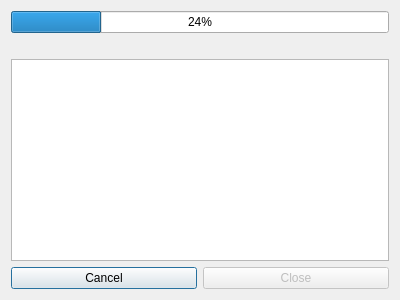
<ui version="4.0" >
 <class>OutputDialog</class>
 <widget class="QDialog" name="OutputDialog" >
  <property name="geometry" >
   <rect>
    <x>0</x>
    <y>0</y>
    <width>400</width>
    <height>300</height>
   </rect>
  </property>
  <property name="windowTitle" >
   <string>Git Ouput</string>
  </property>
  <layout class="QVBoxLayout" >
   <item>
    <widget class="QProgressBar" name="progressBar" >
     <property name="value" >
      <number>24</number>
     </property>
    </widget>
   </item>
   <item>
    <widget class="QLabel" name="status" >
     <property name="text" >
      <string/>
     </property>
    </widget>
   </item>
   <item>
    <widget class="QTextEdit" name="output" />
   </item>
   <item>
    <layout class="QHBoxLayout" >
     <item>
      <widget class="QPushButton" name="cancelButton" >
       <property name="text" >
        <string>Cancel</string>
       </property>
      </widget>
     </item>
     <item>
      <widget class="QPushButton" name="closeButton" >
       <property name="enabled" >
        <bool>false</bool>
       </property>
       <property name="text" >
        <string>Close</string>
       </property>
      </widget>
     </item>
    </layout>
   </item>
  </layout>
 </widget>
 <resources/>
 <connections>
  <connection>
   <sender>closeButton</sender>
   <signal>clicked()</signal>
   <receiver>OutputDialog</receiver>
   <slot>accept()</slot>
   <hints>
    <hint type="sourcelabel" >
     <x>258</x>
     <y>286</y>
    </hint>
    <hint type="destinationlabel" >
     <x>245</x>
     <y>298</y>
    </hint>
   </hints>
  </connection>
 </connections>
</ui>
